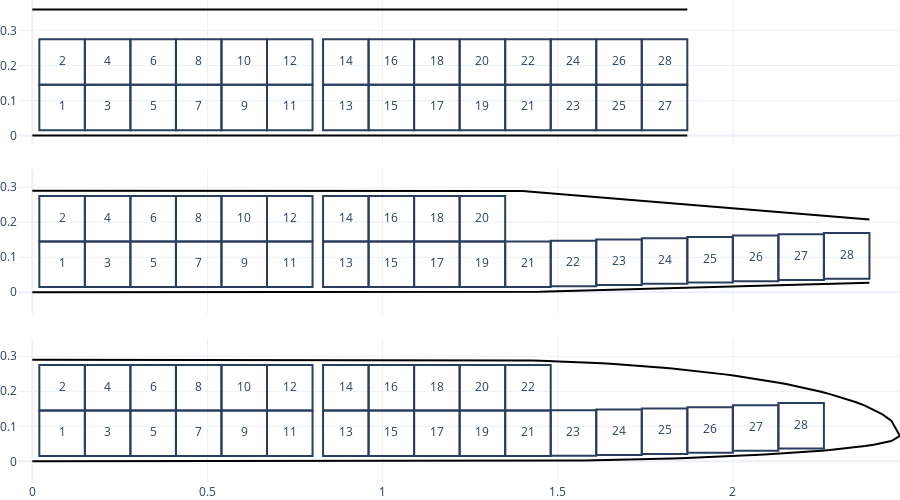

Notebook code for this chart:
### Code cell
from plotly.subplots import make_subplots
fig = make_subplots(rows=3, cols=1, shared_xaxes=True, vertical_spacing=0.05,)
wings["Straight"].plot(fig, row=1, col=1)
wings["Double_Taper"].plot(fig, row=2, col=1)
wings["Straight_to_Elliptical"].plot(fig, row=3, col=1)


fig.update_layout(
    template="plotly_white", 
    yaxis=dict(scaleanchor="x"),
    yaxis2=dict(scaleanchor="x"),
    yaxis3=dict(scaleanchor="x"),
    legend=dict(visible=False),
    width=900, height=500,
    margin=dict(l=0, r=0, t=0, b=0)
)
fig.show()
